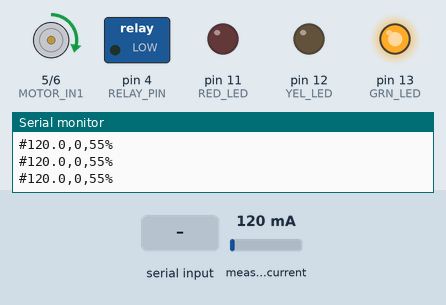
This sketch was run on a simulated Arduino Uno, built with avr-gcc and run on an emulated ATmega328P. Parts: motor-driver pin pairs drawn as motors (green arrow = first pin HIGH = forward, orange = second pin HIGH = backward, longer = more drive), switched loads named in the sketch (green lamp = pin HIGH), output pins drawn as LEDs (lit = HIGH), the last lines printed to the serial monitor. Dashed ring = blinking. The inputs (shaded band) are chosen by the test bench; at power-on: measured current 120 mA. Random numbers use the default seed unless the sketch sets one.

Above: at 1.4 s.
1.5 s: "S" received over Serial
At 1.76 s:
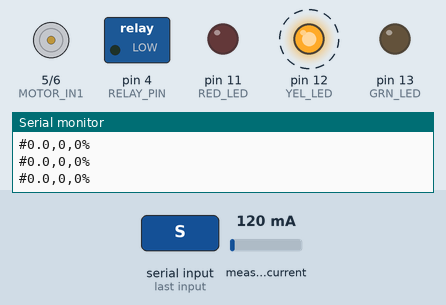
4.5 s: byte 67 ('C') received over Serial
At 5.0 s:
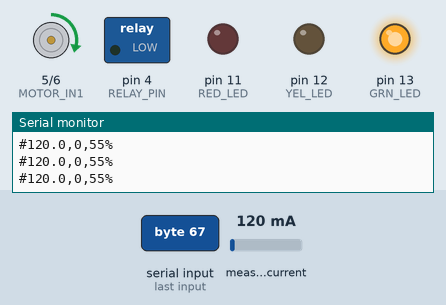
6.0 s: measured current set to 166 mA
7.5 s: measured current set to 188 mA
At 7.9 s:
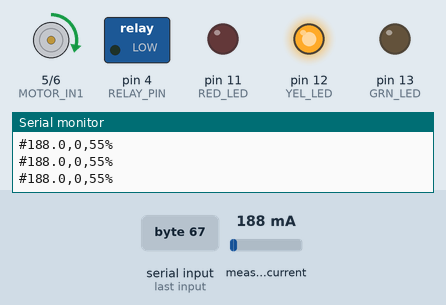
9.0 s: "e" received over Serial
At 10.2 s:
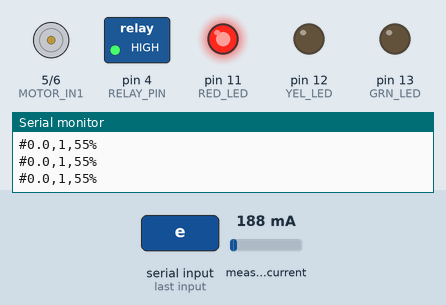
10.5 s: byte 99 ('c') received over Serial
At 11.2 s:
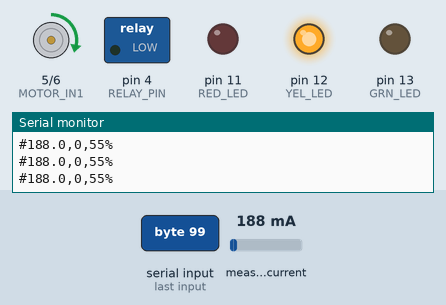
Timing chart, 0 to 13.2 s (numbered marks = the images above; inputs shaded):
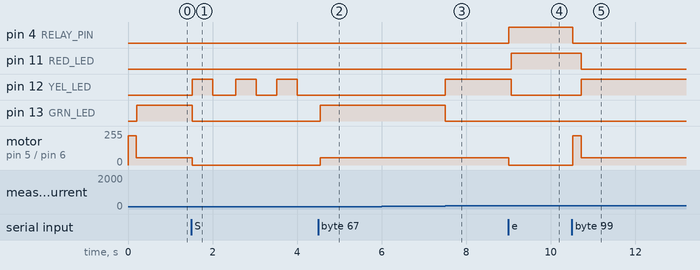

The sketch:

main.ino
```cpp
#include <Wire.h>
#include <Adafruit_INA219.h>

const int RELAY_PIN = 4;
const int MOTOR_IN1 = 5;
const int MOTOR_IN2 = 6;
const int RED_LED = 11;
const int YEL_LED = 12;
const int GRN_LED = 13;

const float ACTUAL_BATTERY_VOLTAGE = 7.84;
const int MAX_SAFE_PWM = (3.0 / ACTUAL_BATTERY_VOLTAGE) * 255;

const float AMBIENT_WARNING_LOAD = 180.0;
const float CRITICAL_TRIP_LOAD  = 350.0;

const unsigned long RECLOSE_ISOLATION_TIME = 4000;
const unsigned long RECLOSE_TEST_DURATION  = 1500;

enum GridState { STATE_NORMAL, STATE_TRIPPED_LOCKOUT, STATE_RECLOSING_TEST };
GridState currentGridState = STATE_NORMAL;

Adafruit_INA219 ina219;
int baseTargetPWM = 55;
int activeOutputPWM = 55;
unsigned long stateTimer = 0;

bool faultLightningActive = false;
bool faultFallenTreeActive = false;
bool hazardInsulatorArcing = false;
bool modeBrownoutActive = false;
bool modeLoadShedding = false;
unsigned long transientTimer = 0;

void setup() {
  Serial.begin(115200);

  pinMode(RELAY_PIN, OUTPUT);
  pinMode(MOTOR_IN1, OUTPUT);
  pinMode(MOTOR_IN2, OUTPUT);
  pinMode(RED_LED, OUTPUT);
  pinMode(YEL_LED, OUTPUT);
  pinMode(GRN_LED, OUTPUT);

  digitalWrite(RELAY_PIN, LOW);
  digitalWrite(MOTOR_IN2, LOW);

  if (!ina219.begin()) {
    while (1) { delay(10); }
  }

  analogWrite(MOTOR_IN1, 220);
  delay(200);
  analogWrite(MOTOR_IN1, baseTargetPWM);
  stateTimer = millis();
}

void loop() {
  unsigned long currentMillis = millis();

  if (faultLightningActive && (currentMillis - transientTimer > 400)) {
    faultLightningActive = false;
  }

  if (Serial.available() > 0) {
    char inputChar = Serial.read();

    if (currentGridState == STATE_NORMAL) {
      if (inputChar >= '1' && inputChar <= '9') {
        int numericalCommand = inputChar - '0';
        baseTargetPWM = map(numericalCommand, 1, 9, 35, MAX_SAFE_PWM);
      }
      else if (inputChar == 'L' || inputChar == 'l') {
        faultLightningActive = true;
        transientTimer = currentMillis;
      }
      else if (inputChar == 'A' || inputChar == 'a') {
        hazardInsulatorArcing = !hazardInsulatorArcing;
      }
      else if (inputChar == 'E' || inputChar == 'e') {
        faultFallenTreeActive = true;
      }
      else if (inputChar == 'B' || inputChar == 'b') {
        modeBrownoutActive = !modeBrownoutActive;
      }
      else if (inputChar == 'S' || inputChar == 's') {
        modeLoadShedding = !modeLoadShedding;
      }
    }

    if (inputChar == 'C' || inputChar == 'c') {
      faultFallenTreeActive = false;
      hazardInsulatorArcing = false;
      modeBrownoutActive = false;
      modeLoadShedding = false;
      faultLightningActive = false;
      if (currentGridState == STATE_TRIPPED_LOCKOUT) {
        currentGridState = STATE_NORMAL;
        digitalWrite(RELAY_PIN, LOW);
        analogWrite(MOTOR_IN1, 220); delay(200);
      }
    }
  }

  if (modeLoadShedding) {
    activeOutputPWM = 0;
  } else if (modeBrownoutActive) {
    activeOutputPWM = baseTargetPWM / 2;
  } else {
    activeOutputPWM = baseTargetPWM;
  }

  float current_mA = 0.0;
  if (currentGridState != STATE_TRIPPED_LOCKOUT && !modeLoadShedding) {
    current_mA = ina219.getCurrent_mA();
    if (faultLightningActive || faultFallenTreeActive) {
      current_mA = 494.3;
    }
    else if (hazardInsulatorArcing) {
      current_mA = 140.0 + random(-40, 110);
    }
  }

  digitalWrite(GRN_LED, LOW);
  digitalWrite(YEL_LED, LOW);
  digitalWrite(RED_LED, LOW);

  switch (currentGridState) {
    case STATE_NORMAL:
      if (modeLoadShedding) {
        digitalWrite(RELAY_PIN, LOW);
        digitalWrite(YEL_LED, (currentMillis / 500) % 2);
        analogWrite(MOTOR_IN1, 0);
      } else {
        digitalWrite(RELAY_PIN, LOW);
        digitalWrite(MOTOR_IN2, LOW);
        analogWrite(MOTOR_IN1, activeOutputPWM);
        if (current_mA < AMBIENT_WARNING_LOAD) digitalWrite(GRN_LED, HIGH);
        else digitalWrite(YEL_LED, HIGH);
      }
      if (current_mA >= CRITICAL_TRIP_LOAD && !modeLoadShedding) {
        digitalWrite(RELAY_PIN, HIGH);
        analogWrite(MOTOR_IN1, 0);
        currentGridState = STATE_TRIPPED_LOCKOUT;
        stateTimer = currentMillis;
      }
      break;

    case STATE_TRIPPED_LOCKOUT:
      digitalWrite(RED_LED, HIGH);
      digitalWrite(RELAY_PIN, HIGH);
      analogWrite(MOTOR_IN1, 0);
      if (currentMillis - stateTimer >= RECLOSE_ISOLATION_TIME) {
        digitalWrite(RELAY_PIN, LOW);
        analogWrite(MOTOR_IN1, activeOutputPWM);
        currentGridState = STATE_RECLOSING_TEST;
        stateTimer = currentMillis;
      }
      break;

    case STATE_RECLOSING_TEST:
      digitalWrite(RED_LED, (currentMillis / 150) % 2);
      digitalWrite(RELAY_PIN, LOW);
      analogWrite(MOTOR_IN1, activeOutputPWM);
      if (currentMillis - stateTimer >= RECLOSE_TEST_DURATION) {
        if (faultFallenTreeActive) {
          digitalWrite(RELAY_PIN, HIGH);
          analogWrite(MOTOR_IN1, 0);
          currentGridState = STATE_TRIPPED_LOCKOUT;
          stateTimer = currentMillis;
        } else {
          currentGridState = STATE_NORMAL;
        }
      }
      break;
  }

  Serial.print("#");
  Serial.print(current_mA, 1);         Serial.print(",");
  Serial.print((int)currentGridState); Serial.print(",");
  Serial.print(activeOutputPWM);
  Serial.println("%");

  delay(60);
}
```

Measured:
- the behaviour switches between 179 and 180 mA on measured current (found by bisection; images 2 and 3)
- after the input at 1.5 s, pin 12 (YEL_LED): alternates HIGH for 0.48 s and LOW for 0.51 s, starting at once; pin 13 (GRN_LED): HIGH → LOW at once; motor on pin 5 (MOTOR_IN1) / pin 6 (MOTOR_IN2): forward 55/255 → stopped at once
- after the input at 4.5 s, pin 13 (GRN_LED): LOW → HIGH after 0.05 s; motor on pin 5 (MOTOR_IN1) / pin 6 (MOTOR_IN2): stopped → forward 55/255 after 0.05 s
- after the input at 7.5 s, pin 12 (YEL_LED): LOW → HIGH at once; pin 13 (GRN_LED): HIGH → LOW at once
- after the input at 9.0 s, pin 4 (RELAY_PIN): LOW → HIGH at once; pin 11 (RED_LED): LOW → HIGH after 0.07 s; pin 12 (YEL_LED): HIGH → LOW after 0.07 s; motor on pin 5 (MOTOR_IN1) / pin 6 (MOTOR_IN2): forward 55/255 → stopped at once
- after the input at 10.5 s, pin 11 (RED_LED): HIGH → LOW after 0.22 s; pin 12 (YEL_LED): LOW → HIGH after 0.22 s
